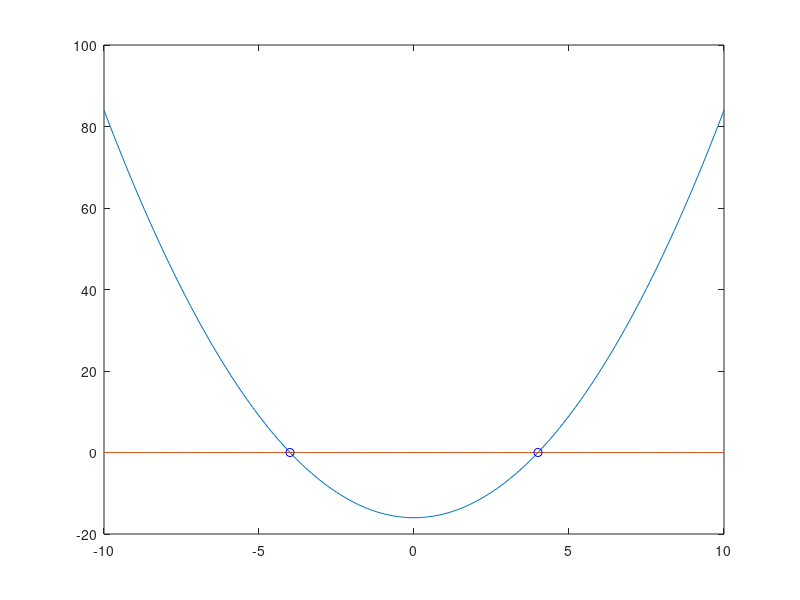

This figure's MATLAB source: (Note: this script raises an error after producing the figure.)
%% In the name of GOD
clear; clc; close all

%% Find roots by hand (Bad way)

x = -10:0.1:10;
y = x.^2 - 16; % Dasti

plot(x, y)
hold on

y2 = zeros(size(y));

plot(x, y2)

roots_index = find(y==0);
plot(x(roots_index), y(roots_index), 'ob')

fprintf('Roots are %.2f, %.2f\n', x(roots_index))

%% Find roots by Matlab (Good way 1)

syms x;
eq1 = x^2-16; % Symbolic
solve(eq1)
figure
ezplot(eq1, [-10, 10])

%% Find roots by Matlab (Good way 2)

eq2 = @(x) x^2-16; % Function_handle
solve(eq2)
figure
ezplot(eq2, [-10, 10])
